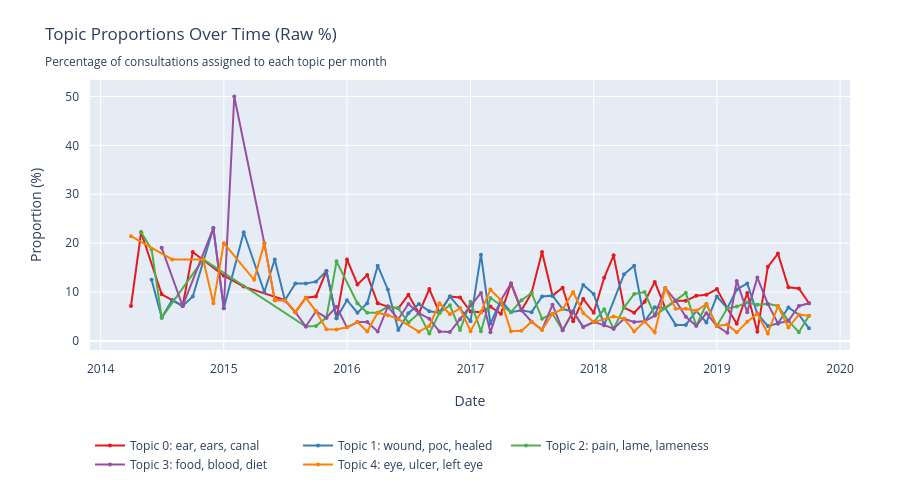

Notebook code for this chart:
### Code cell
fig = go.Figure()

for i, topic_id in enumerate(top_topics[:5]):
    topic_data = monthly[monthly['topic'] == topic_id].sort_values('date')
    
    if len(topic_data) == 0:
        continue
    
    words = [w for w, _ in topic_model.get_topic(topic_id)][:3]
    label = f"Topic {topic_id}: {', '.join(words)}"
    
    fig.add_trace(go.Scatter(
        x=topic_data['date'],
        y=topic_data['proportion'] * 100,
        mode='lines+markers',
        name=label,
        line=dict(color=colors[i % len(colors)]),
        marker=dict(size=4)
    ))

fig.update_layout(
    title="Topic Proportions Over Time (Raw %)<br><sub>Percentage of consultations assigned to each topic per month</sub>",
    xaxis_title="Date",
    yaxis_title="Proportion (%)",
    height=500,
    width=900,
    legend=dict(x=0, y=-0.3, orientation='h'),
    margin=dict(
        l=90,   
        r=50,   
        t=80,  
        b=150   
    ),

)

fig.update_yaxes(
    automargin=True,
    tickfont=dict(size=12),
    ticklabelstandoff=10,
    title_standoff=20
)

fig.update_xaxes(
    automargin=True,
    tickfont=dict(size=12),
    ticklabelstandoff=10,
    title_standoff=20
)

fig.show()
